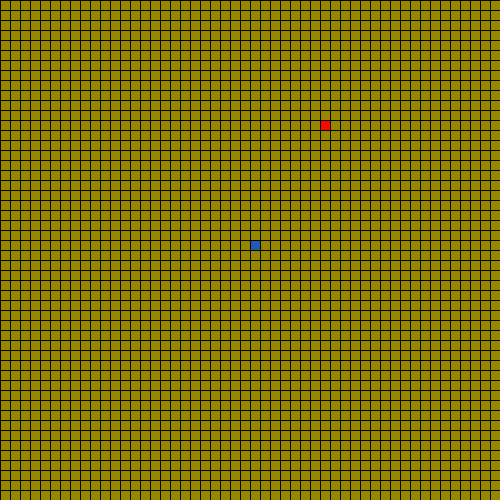
Frame 1 (no input)
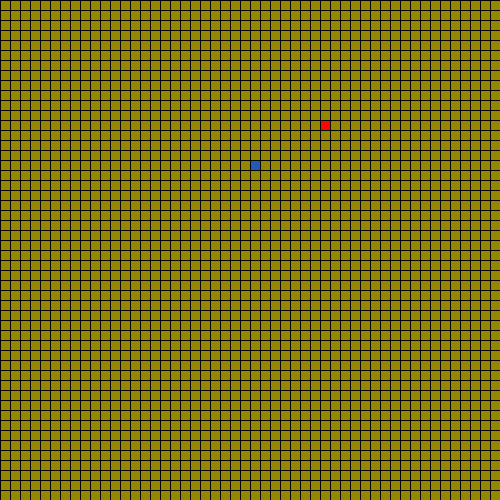
Frame 60 (the mouse pressed at the canvas centre just before this capture)
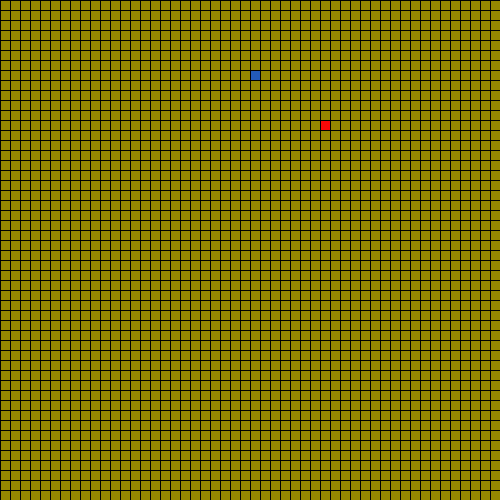
Frame 120 (the mouse held since frame 60 and released just before this capture)

The Processing sketch that drew these frames (run headless with seeded random() and noise(); from frame 60 on, the mouse is pressed at the canvas centre):

// Processing sketch: LeagueSnake
// ── LeagueSnake.pde
class Segment {
int x;
int y;
Segment(int x ,int y){
this.x = x;
this.y = y;
}
}
//
//Variables
ArrayList<Segment> tail = new ArrayList<Segment>();
int direction = UP;
int pieces = 1;
Segment head = new Segment(250, 250);
int foodX;
int foodY;
int grid = 10;

void setup() {
size(500,500);
frameRate(20);
munchies();
}
//
void munchies() {
  foodX = ((int)random(50)*10);
  foodY = ((int)random(50)*10);
}
//
void draw() {
 background(150, 135, 0);
 for (int i = 0; i < width; i+=grid) {
   line (i, 0, i, height);
 }
 for (int i = 0; i < height; i+=grid) {
   line (0, i, width, i);
 }
 drawFood();
 move();
 munchmunch();
 tailControl();
 tailCrash();
 tailImage();
 snakeImage();
}
//
void drawFood() {
  //Draw the food
fill(#FA0808);
rect(foodX, foodY, 10,10);
}
void munchmunch() {
if(head.x == foodX && head.y == foodY){
  pieces += 1;
  munchies();
}
}
//
void snakeImage() {
  //Draw the head of the snake followed by its tail
 fill(#235AB7);
rect(head.x, head.y, 10,10);
}
void tailImage() {
  //Draw each segment of the tail 
for(int i = 0 ; i< tail.size(); i++){
rect(tail.get(i).x,tail.get(i).y ,10,10);
}
//
}
void tailControl() {
  tailCrash();
  tail.add(new Segment(head.x,head.y));
  if( tail.size() > pieces){
  tail.remove(0);
  }
}
void tailCrash() {
  for(int i =0; i < tail.size()-1; i++){
   if(head.x == tail.get(i).x && head.y == tail.get(i).y){
     pieces = 1;
      tail = new ArrayList<Segment>();
     tail.add(new Segment(head.x,head.y));
  }
  }
}
//
void keyPressed() {
  //Set the direction of the snake according to the arrow keys pressed
  if(key == CODED){
  if(keyCode == UP){
   direction = UP;
  }
  else if (keyCode == DOWN){
     direction = DOWN;
  }
   else if (keyCode == LEFT){
     direction = LEFT;
  }
   else if (keyCode == RIGHT){
     direction = RIGHT;;
  }
}
}
//
void move() {
  switch(direction) {
  case UP:
    // move head up here 
    head.y-=10;
    break;
  case DOWN:
    // move head down here 
    head.y+=10;
    break;
  case LEFT:
   // figure it out 
   head.x-=10;
    break;
  case RIGHT:
    // mystery code goes here 
    head.x+=10;
    break;
  }
  check();
}
//
void check() {
 //If the snake leaves the frame, make it reappear on the other side
 if( head.x > 500){
 head.x = 0;
 }
 else if (head.x < 0){
   head.x = 500;
 }
 else if (head.y > 500){
   head.y = 0;
 }
 else if (head.y < 0){
   head.y = 500;
 }
}
